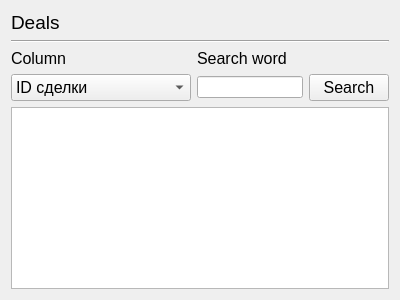
<?xml version="1.0" encoding="UTF-8"?>
<ui version="4.0">
 <class>DeleteDeal</class>
 <widget class="QWidget" name="DeleteDeal">
  <property name="geometry">
   <rect>
    <x>0</x>
    <y>0</y>
    <width>400</width>
    <height>300</height>
   </rect>
  </property>
  <property name="windowTitle">
   <string>Search</string>
  </property>
  <layout class="QGridLayout" name="gridLayout">
   <item row="0" column="0">
    <widget class="QLabel" name="label">
     <property name="font">
      <font>
       <pointsize>14</pointsize>
      </font>
     </property>
     <property name="text">
      <string>Deals</string>
     </property>
    </widget>
   </item>
   <item row="1" column="0" colspan="3">
    <widget class="Line" name="line">
     <property name="orientation">
      <enum>Qt::Horizontal</enum>
     </property>
    </widget>
   </item>
   <item row="2" column="0">
    <widget class="QLabel" name="label_2">
     <property name="font">
      <font>
       <pointsize>12</pointsize>
      </font>
     </property>
     <property name="text">
      <string>Column</string>
     </property>
    </widget>
   </item>
   <item row="2" column="1">
    <widget class="QLabel" name="label_3">
     <property name="font">
      <font>
       <pointsize>12</pointsize>
      </font>
     </property>
     <property name="text">
      <string>Search word</string>
     </property>
    </widget>
   </item>
   <item row="3" column="0">
    <widget class="QComboBox" name="comboBox">
     <property name="font">
      <font>
       <pointsize>12</pointsize>
      </font>
     </property>
     <item>
      <property name="text">
       <string>ID сделки</string>
      </property>
     </item>
     <item>
      <property name="text">
       <string>ID мероприятия</string>
      </property>
     </item>
     <item>
      <property name="text">
       <string>Количество человек</string>
      </property>
     </item>
     <item>
      <property name="text">
       <string>Дата</string>
      </property>
     </item>
    </widget>
   </item>
   <item row="3" column="1">
    <widget class="QLineEdit" name="lineEdit"/>
   </item>
   <item row="3" column="2">
    <widget class="QPushButton" name="pushButton">
     <property name="font">
      <font>
       <pointsize>12</pointsize>
      </font>
     </property>
     <property name="text">
      <string>Search</string>
     </property>
    </widget>
   </item>
   <item row="4" column="0" colspan="3">
    <widget class="QTableView" name="tableView"/>
   </item>
  </layout>
 </widget>
 <resources/>
 <connections/>
</ui>
